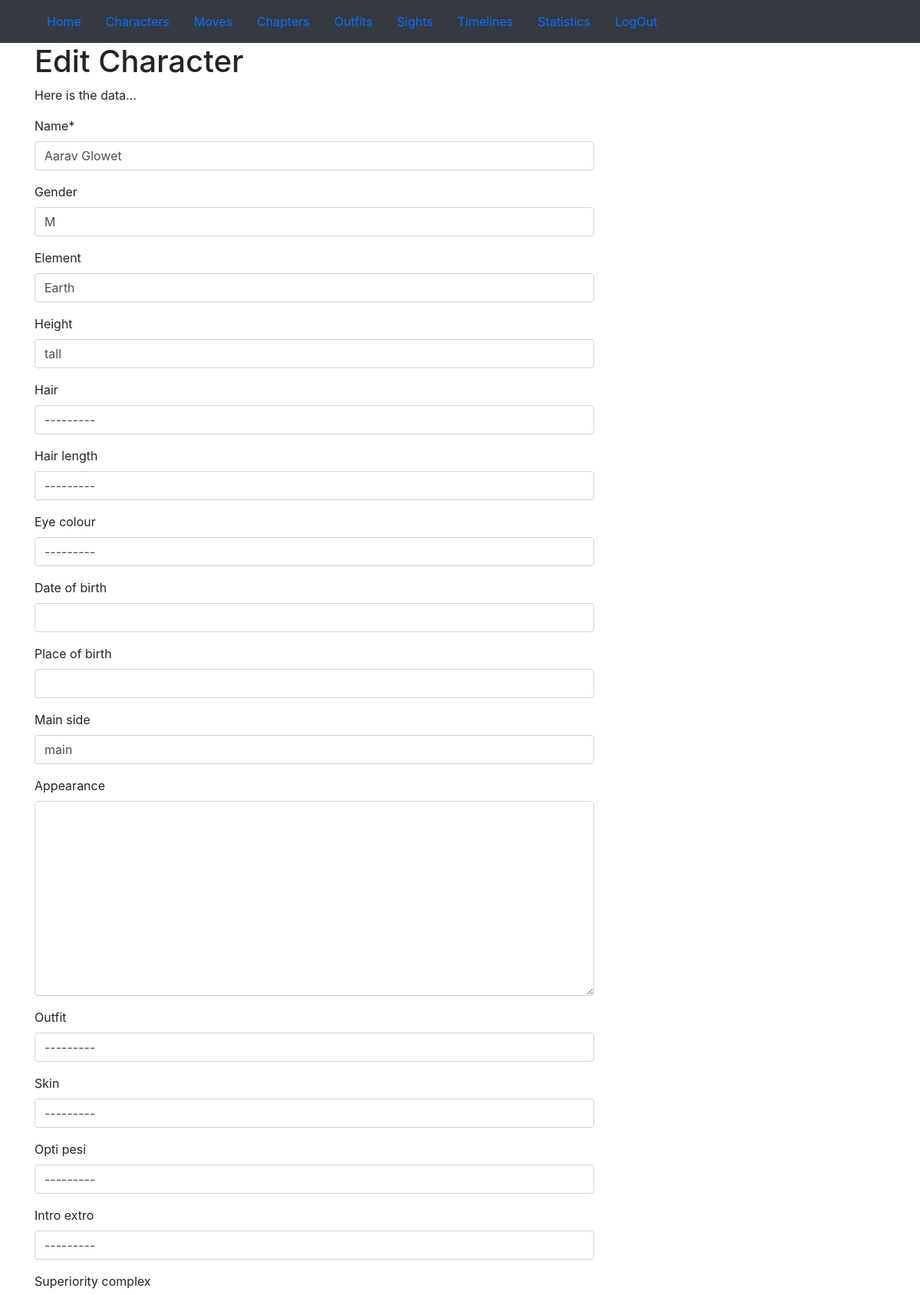
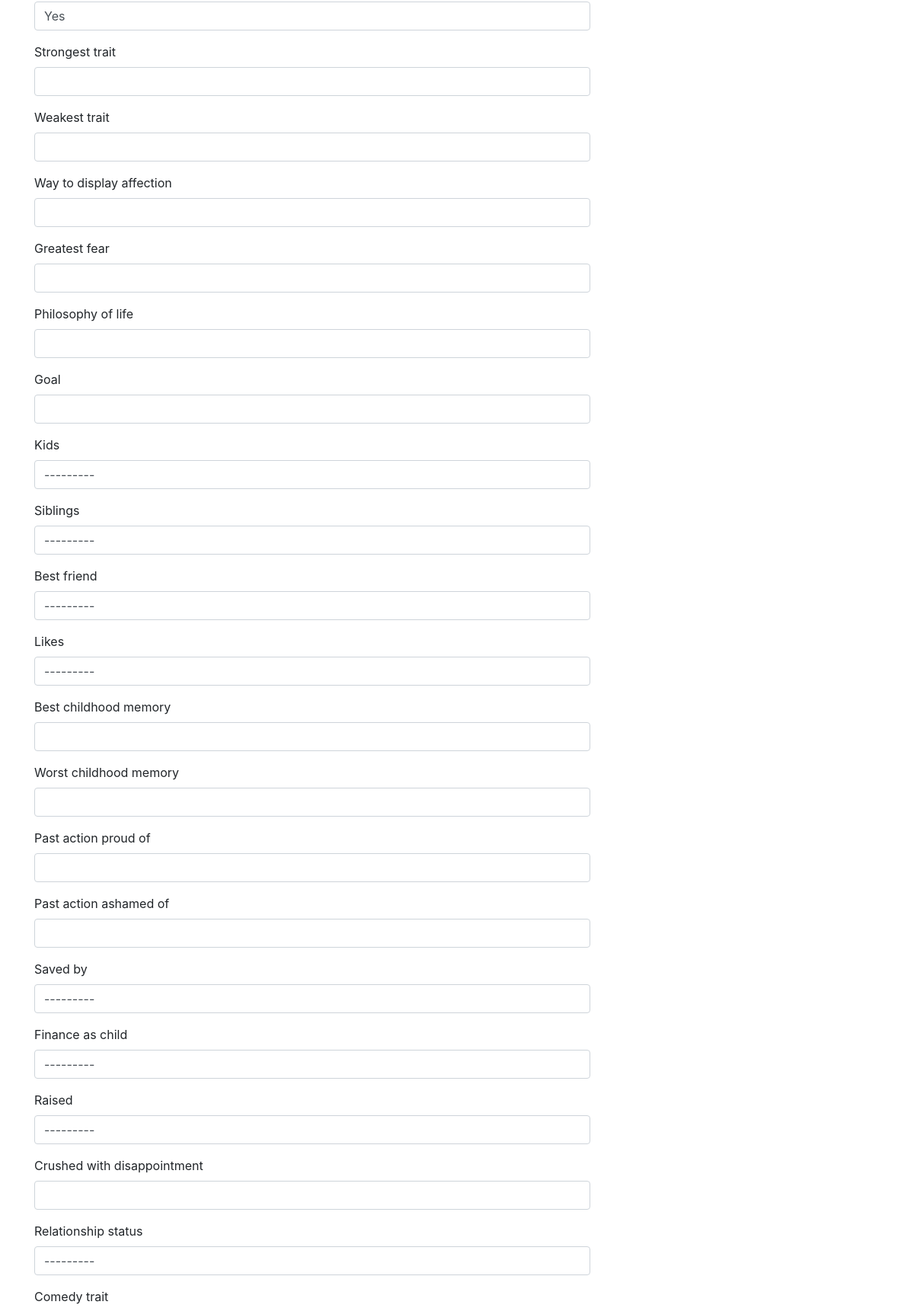
/light_novel/edit_all/char-1/ (signed in, upper part), run on the app's committed database (2 pictures, top to bottom).
### light_novel/models.py (models this page shows, shortened)
class Character(models.Model):
    gender_choices = (("M", "M"), ("F", "F"))
    element_choices = (("Fire", "Fire"), ('Wind','Wind'), ('Water','Water'), ('Earth','Earth'), ('Lightning', 'Lightning'), ('Random', 'Random'), ('None', 'None'))
    hair_choices = (('black', 'black'), ('brown', 'brown'), ('blond', 'blond'), ('red', 'red'), ('grey', 'grey'))
    hair_length_choices = (('Short', 'Short'),('Medium', 'Medium'),('Long', 'Long'))
    eye_colour_choices = (('black', 'black'), ('brown', 'brown'), ('blue', 'blue'), ('grey', 'grey'), ('green', 'green'))
    main_side_choices = (('main', 'main'), ('side', 'side'))
    height_choices = (('short', 'short'), ('medium', 'medium'), ('tall', 'tall'))
    skin_choices = (('Fair', 'Fair'), ('Brown', 'Brown'), ('Black', 'Black'), ('Light', 'Light'))
    opti_pesi_choices = (('Optimistic', 'Optimistic'), ('Pessimistic', 'Pessimistic'))
    intro_extro_choices = (('Introvert', 'Introvert'), ('Extrovert', 'Extrovert'))
    bool_choices = ((True, 'Yes'), (False, 'No'))
    finance_choices = (('Rich', 'Rich'), ('Middle', 'Middle'), ('Poor', 'Poor'))
    raised_choices = (('Nurtured', 'Nurtured'), ('Neglected', 'Neglected'))
    relationship_choices = (('Single', 'Single'), ('With Someone', 'With Someone'))
    name = models.CharField(max_length=200, unique=True)
    gender = models.CharField(max_length=10, choices=gender_choices, blank=True, null=True)
    element = models.CharField(max_length=20, choices=element_choices, blank=True, null=True)
    element_description = models.TextField(null=True, blank=True)
    height = models.CharField(max_length=20, choices=height_choices, blank=True, null=True)
    hair = models.CharField(max_length=20, choices=hair_choices, blank=True, null=True)
    hair_length = models.CharField(max_length=20, choices=hair_length_choices, blank=True, null=True)
    eye_colour = models.CharField(max_length=20, choices=eye_colour_choices, blank=True, null=True)
    date_of_birth = models.DateField(max_length=100, null=True, blank=True)
    place_of_birth = models.CharField(max_length=200, null=True, blank=True)
    main_side = models.CharField(max_length=20, choices=main_side_choices, blank=True, null=True)
    current_post = models.CharField(max_length=100, null=True, blank=True)
    appearance = models.TextField(null=True, blank=True)
    outfit = models.ForeignKey(Outfit, null=True, blank=True, related_name='character_outfit', on_delete=models.CASCADE)
    skin = models.CharField(max_length=20, choices=skin_choices, blank=True, null=True)
    opti_pesi = models.CharField(max_length=20, choices=opti_pesi_choices, blank=True, null=True)
    intro_extro = models.CharField(max_length=20, choices=intro_extro_choices, blank=True, null=True)
    superiority_complex = models.BooleanField(null=True, blank=True, choices=bool_choices)
    strongest_trait = models.CharField(max_length=100, null=True, blank=True)
    weakest_trait = models.CharField(max_length=100, null=True, blank=True)
    way_to_display_affection = models.CharField(max_length=100, null=True, blank=True)
    greatest_fear = models.CharField(max_length=100, null=True, blank=True)
    philosophy_of_life = models.CharField(max_length=200, null=True, blank=True)
    goal = models.CharField(max_length=100, null=True, blank=True)
    kids = models.ForeignKey('self', null=True, blank=True, related_name="characters_kids", on_delete=models.CASCADE)
    siblings = models.ForeignKey('self', null=True, blank=True, related_name="characters_siblings", on_delete=models.CASCADE)
    best_friend = models.ForeignKey('self', null=True, blank=True, related_name="characters_best_friend", on_delete=models.CASCADE)
    likes = models.ForeignKey('self', null=True, blank=True, related_name="characters_likes", on_delete=models.CASCADE)
    best_childhood_memory = models.CharField(max_length=200, null=True, blank=True)
    worst_childhood_memory = models.CharField(max_length=200, null=True, blank=True)
    past_action_proud_of = models.CharField(max_length=200, null=True, blank=True)
    past_action_ashamed_of = models.CharField(max_length=200, null=True, blank=True)
    saved_by = models.ForeignKey('self', null=True, blank=True, related_name="characters_saved_by", on_delete=models.CASCADE)
    finance_as_child = models.CharField(max_length=20, choices=finance_choices, blank=True, null=True)
    raised = models.CharField(max_length=20, choices=raised_choices, blank=True, null=True)
    crushed_with_disappointment = models.CharField(max_length=300, null=True, blank=True)
    relationship_status = models.CharField(max_length=20, choices=relationship_choices, blank=True, null=True)
    comedy_trait = models.CharField(max_length=200, null=True, blank=True)
    weapon_or_choice = models.CharField(max_length=100, null=True, blank=True)
    despised_one = models.CharField(max_length=100, null=True, blank=True)
    peaceful_place = models.CharField(max_length=100, null=True, blank=True)
    def __str__(self):
        return self.name
    class Meta:
        ordering = ['name']

class Outfit(models.Model):
    name = models.CharField(max_length=100)
    worn_by = models.CharField(max_length=100)
    description = models.TextField()
    def __str__(self):
        return self.name
    class Meta:
        ordering = ['name']

### light_novel/views.py (the view)
# urls.py: path('edit_all/<str:item>-<int:pk>/', views.edit_all, name='edit_all'),
@login_required
def edit_all(request, item, pk):
    char = None
    sight = None
    chapter = None
    outfit = None
    timeline = None
    move = None
    note = 'Initial Data did not change'
    try:
        if item == 'char':
            char = Character.objects.get(pk=pk)
            form = CharacterAddForm(instance=char)
            if request.method == 'GET':
                filled_form = CharacterAddForm(request.GET, instance=char)
        elif item == 'move':
            move = Move.objects.get(pk=pk)
            form = MoveAddForm(instance=move)
            if request.method == 'POST':
                    filled_form = MoveAddForm(request.POST, instance=move)
        elif item == 'sight':
            sight = Sight.objects.get(pk=pk)
            form = SightAddForm(instance=sight)
            if request.method == 'POST':
                    filled_form = SightAddForm(request.POST, instance=sight)
        elif item == 'outfit':
            outfit = Outfit.objects.get(pk=pk)
            form = OutfitAddForm(instance=outfit)
            if request.method == 'POST':
                    filled_form = OutfitAddForm(request.POST, instance=outfit)
        elif item == 'timeline':
            timeline = Timeline.objects.get(pk=pk)
            form = TimelineAddForm(instance=timeline)
            if request.method == 'POST':
                    filled_form = TimelineAddForm(request.POST, instance=timeline)
        if request.method == 'POST':
            if filled_form.is_valid():
                filled_form.save()
                form = filled_form
                note = 'Updated'
                return render(request, 'edit_all.html', {'form': form, 'char': char, 'move':move, 'sight':sight, 'outfit':outfit, 'chapter':chapter, 'timeline':timeline, 'note': note})
    except:
        note = 'Not found'
    note = 'Here is the data...'
    return render(request, 'edit_all.html', {'form': form, 'char': char, 'move':move, 'sight':sight, 'outfit':outfit, 'chapter':chapter, 'timeline':timeline, 'note': note})

### light_novel/forms.py
class CharacterAddForm(forms.ModelForm):
    class Meta:
        model = Character
        fields = ('name', 'gender', 'element', 'height',
        'hair', 'hair_length', 'eye_colour', 'date_of_birth', 'place_of_birth', 'main_side',
        'appearance', 'outfit', 'skin', 'opti_pesi', 'intro_extro', 'superiority_complex',
        'strongest_trait', 'weakest_trait', 'way_to_display_affection', 'greatest_fear',
        'philosophy_of_life', 'goal', 'kids', 'siblings', 'best_friend', 'likes', 'best_childhood_memory',
        'worst_childhood_memory', 'past_action_proud_of', 'past_action_ashamed_of', 'saved_by',
        'finance_as_child', 'raised', 'crushed_with_disappointment', 'relationship_status',
        'comedy_trait', 'weapon_or_choice', 'despised_one', 'peaceful_place')

### light_novel/templates/edit_all.html (shortened to what this page needs)
{% extends "light_novel/templates/base.html" %}
{% block content %}
{% load crispy_forms_tags %}
{% if char %}
  <h1>Edit Character</h1>
{% endif %}
<p>{{ note }}</p>
<form method="post">
  <table>
    {{ form|crispy }}
  </table>
</form>
{% endblock %}

### data on the page
Character: name "Aarav Glowet", gender "M", element "Earth", height "tall", hair "---------", hair_length "---------", eye_colour "---------", main_side "main", outfit "---------", skin "---------", opti_pesi "---------", intro_extro "---------", superiority_complex "Yes", kids "---------", siblings "---------", best_friend "---------", likes "---------", saved_by "---------", finance_as_child "---------", raised "---------", relationship_status "---------"

### other printed values
{{ note }} "Here is the data..."
